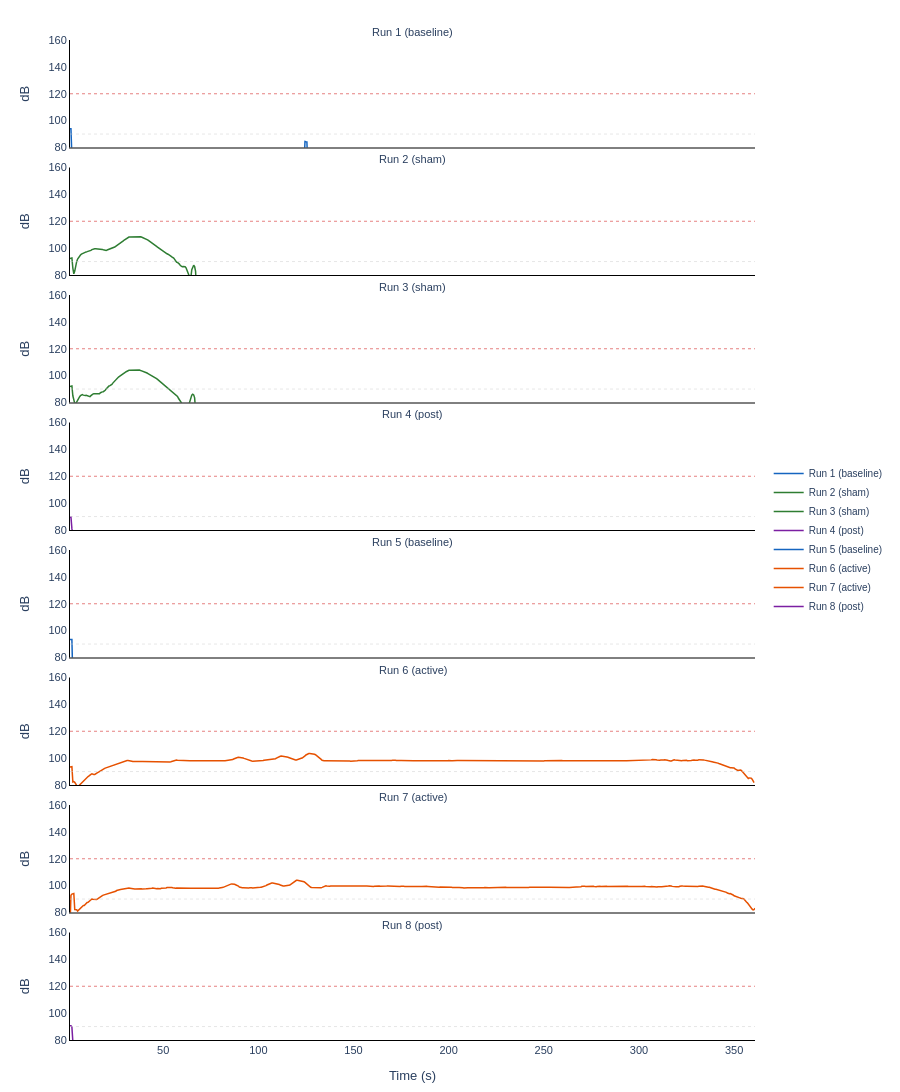

Source (notebook cell):
### Code cell
# =============================================================================
# 2b. 6 Hz Stimulation Artifact Timecourse — Verify Active vs Sham
# =============================================================================
#
# WHY THIS MATTERS:
# A whole-run PSD cannot distinguish sustained active stimulation from
# a brief sham ramp — even 30-45 seconds of artifact at 60+ dB above
# background dominates the Welch average. This time-resolved plot shows
# 6 Hz power in 2-second windows across each run, making the difference
# between sham (brief spike at start) and active (sustained plateau)
# immediately visible.
#
# HOW TO READ:
# - Baseline (~88-90 dB): no stimulation artifact, just background EEG
# - Sham ramp (~150 dB for ~30-45s, then back to baseline): protocol
#   delivers brief ramp-up/ramp-down to mimic active sensation
# - Active (~150-152 dB sustained for full 6 min): real stimulation
# - The 30s ramp-up and ramp-down periods are visible as slopes at the
#   start and end of active runs
#
# This plot also serves as a protocol compliance check — if a "sham" run
# shows sustained 6 Hz power, the wrong protocol was loaded in NIC2.

from scipy import signal as sig

available_runs = sorted(all_runs.keys())
n_runs = len(available_runs)

fig = make_subplots(
    rows=n_runs, cols=1, shared_xaxes=True, vertical_spacing=0.02,
    subplot_titles=[f'Run {r} ({all_runs[r]["condition"]})'
                    for r in available_runs],
)

condition_colors = {
    'baseline': '#1565C0',
    'sham':     '#2E7D32',
    'active':   '#E65100',
    'post':     '#7B1FA2',
}

for i, run_num in enumerate(available_runs):
    nic2 = all_runs[run_num]
    condition = nic2['condition']
    eeg = nic2['eeg'][:, EEG_CH_IDX[0]]  # F4
    
    # Spectrogram: 2-second windows, 0.5s step
    f, t_spec, Sxx = sig.spectrogram(
        sig.detrend(eeg), fs=FS,
        nperseg=1000, noverlap=750, scaling='density',
    )
    
    # Extract 6 Hz band power over time
    six_hz = (f >= 5.5) & (f <= 6.5)
    six_hz_power = 10 * np.log10(np.mean(Sxx[six_hz, :], axis=0) + 1e-30)
    
    color = condition_colors.get(condition, '#999999')
    
    fig.add_trace(go.Scatter(
        x=t_spec, y=six_hz_power,
        mode='lines', line=dict(color=color, width=1.5),
        name=f'Run {run_num} ({condition})',
        hovertemplate='%{x:.0f}s: %{y:.1f} dB<extra></extra>',
    ), row=i+1, col=1)
    
    # Baseline reference line (typical background level)
    fig.add_hline(y=90, line=dict(color='#CCCCCC', width=0.5, dash='dot'),
                  row=i+1, col=1)
    
    # Active threshold reference
    fig.add_hline(y=120, line=dict(color='#CC0000', width=0.5, dash='dot'),
                  row=i+1, col=1)
    
    fig.update_yaxes(range=[80, 160], title_text='dB', row=i+1, col=1)

fig.update_xaxes(title_text='Time (s)', row=n_runs, col=1)

fig.update_layout(
    height=140 * n_runs, width=900,
    template='plotly_white',
    margin=dict(l=70, r=40, t=40, b=50),
    font=dict(family='Arial', size=11),
    legend=dict(x=1.02, y=0.5, font=dict(size=10)),
)

for ann in fig.layout.annotations:
    ann.update(font_size=11)

fig.update_xaxes(showgrid=False, showline=True, linewidth=1, linecolor='black')
fig.update_yaxes(showgrid=False, showline=True, linewidth=1, linecolor='black')

fig.show(config=dict(toImageButtonOptions=dict(
    filename=f'six_hz_timecourse_sub-{SUBJECT_ID}')))

# ---- Print summary table ----
print(f'\nsub-{SUBJECT_ID} — 6 Hz Power Summary (F4)')
print(f'{"Run":>4} {"Condition":>10} {"First 45s":>10} {"Middle":>10} {"Last 45s":>10} {"Stim?":>8}')
print('-' * 55)
for run_num in available_runs:
    nic2 = all_runs[run_num]
    eeg = nic2['eeg'][:, EEG_CH_IDX[0]]
    f, t_spec, Sxx = sig.spectrogram(
        sig.detrend(eeg), fs=FS, nperseg=1000, noverlap=750, scaling='density')
    six_hz = (f >= 5.5) & (f <= 6.5)
    p = 10 * np.log10(np.mean(Sxx[six_hz, :], axis=0) + 1e-30)
    
    duration = t_spec[-1]
    early = np.mean(p[t_spec <= 45])
    middle = np.mean(p[(t_spec >= 60) & (t_spec <= 300)])
    late = np.mean(p[t_spec >= (duration - 45)])
    
    # Classify based on middle-run power
    if middle > 120:
        stim_label = 'ACTIVE'
    elif early > 120:
        stim_label = 'SHAM'
    else:
        stim_label = 'NONE'
    
    print(f'{run_num:>4} {nic2["condition"]:>10} {early:>9.1f} {middle:>9.1f} {late:>9.1f} {stim_label:>8}')

### Figure 1 — Plotly figure (JSON) as saved in the notebook; plotly's stock layout.template omitted (floating-point values rounded to 4 significant figures; data arrays with more than 128 entries replaced by an {"elided": "..."} marker saying what was removed)
{"data": [{"hovertemplate": "%{x:.0f}s: %{y:.1f} dB<extra></extra>", "line": {"color": "#1565C0", "width": 1.5}, "mode": "lines", "name": "Run 1 (baseline)", "type": "scatter", "x": {"elided": "719 float values"}, "xaxis": "x", "y": {"elided": "719 float values"}, "yaxis": "y"}, {"hovertemplate": "%{x:.0f}s: %{y:.1f} dB<extra></extra>", "line": {"color": "#2E7D32", "width": 1.5}, "mode": "lines", "name": "Run 2 (sham)", "type": "scatter", "x": {"elided": "718 float values"}, "xaxis": "x2", "y": {"elided": "718 float values"}, "yaxis": "y2"}, {"hovertemplate": "%{x:.0f}s: %{y:.1f} dB<extra></extra>", "line": {"color": "#2E7D32", "width": 1.5}, "mode": "lines", "name": "Run 3 (sham)", "type": "scatter", "x": {"elided": "719 float values"}, "xaxis": "x3", "y": {"elided": "719 float values"}, "yaxis": "y3"}, {"hovertemplate": "%{x:.0f}s: %{y:.1f} dB<extra></extra>", "line": {"color": "#7B1FA2", "width": 1.5}, "mode": "lines", "name": "Run 4 (post)", "type": "scatter", "x": {"elided": "719 float values"}, "xaxis": "x4", "y": {"elided": "719 float values"}, "yaxis": "y4"}, {"hovertemplate": "%{x:.0f}s: %{y:.1f} dB<extra></extra>", "line": {"color": "#1565C0", "width": 1.5}, "mode": "lines", "name": "Run 5 (baseline)", "type": "scatter", "x": {"elided": "719 float values"}, "xaxis": "x5", "y": {"elided": "719 float values"}, "yaxis": "y5"}, {"hovertemplate": "%{x:.0f}s: %{y:.1f} dB<extra></extra>", "line": {"color": "#E65100", "width": 1.5}, "mode": "lines", "name": "Run 6 (active)", "type": "scatter", "x": {"elided": "720 float values"}, "xaxis": "x6", "y": {"elided": "720 float values"}, "yaxis": "y6"}, {"hovertemplate": "%{x:.0f}s: %{y:.1f} dB<extra></extra>", "line": {"color": "#E65100", "width": 1.5}, "mode": "lines", "name": "Run 7 (active)", "type": "scatter", "x": {"elided": "721 float values"}, "xaxis": "x7", "y": {"elided": "721 float values"}, "yaxis": "y7"}, {"hovertemplate": "%{x:.0f}s: %{y:.1f} dB<extra></extra>", "line": {"color": "#7B1FA2", "width": 1.5}, "mode": "lines", "name": "Run 8 (post)", "type": "scatter", "x": {"elided": "719 float values"}, "xaxis": "x8", "y": {"elided": "719 float values"}, "yaxis": "y8"}], "layout": {"annotations": [{"font": {"size": 11}, "showarrow": false, "text": "Run 1 (baseline)", "x": 0.5, "xanchor": "center", "xref": "paper", "y": 1, "yanchor": "bottom", "yref": "paper"}, {"font": {"size": 11}, "showarrow": false, "text": "Run 2 (sham)", "x": 0.5, "xanchor": "center", "xref": "paper", "y": 0.8725, "yanchor": "bottom", "yref": "paper"}, {"font": {"size": 11}, "showarrow": false, "text": "Run 3 (sham)", "x": 0.5, "xanchor": "center", "xref": "paper", "y": 0.745, "yanchor": "bottom", "yref": "paper"}, {"font": {"size": 11}, "showarrow": false, "text": "Run 4 (post)", "x": 0.5, "xanchor": "center", "xref": "paper", "y": 0.6175, "yanchor": "bottom", "yref": "paper"}, {"font": {"size": 11}, "showarrow": false, "text": "Run 5 (baseline)", "x": 0.5, "xanchor": "center", "xref": "paper", "y": 0.49, "yanchor": "bottom", "yref": "paper"}, {"font": {"size": 11}, "showarrow": false, "text": "Run 6 (active)", "x": 0.5, "xanchor": "center", "xref": "paper", "y": 0.3625, "yanchor": "bottom", "yref": "paper"}, {"font": {"size": 11}, "showarrow": false, "text": "Run 7 (active)", "x": 0.5, "xanchor": "center", "xref": "paper", "y": 0.235, "yanchor": "bottom", "yref": "paper"}, {"font": {"size": 11}, "showarrow": false, "text": "Run 8 (post)", "x": 0.5, "xanchor": "center", "xref": "paper", "y": 0.1075, "yanchor": "bottom", "yref": "paper"}], "font": {"family": "Arial", "size": 11}, "height": 1120, "legend": {"font": {"size": 10}, "x": 1.02, "y": 0.5}, "margin": {"b": 50, "l": 70, "r": 40, "t": 40}, "shapes": [{"line": {"color": "#CCCCCC", "dash": "dot", "width": 0.5}, "type": "line", "x0": 0, "x1": 1, "xref": "x domain", "y0": 90, "y1": 90, "yref": "y"}, {"line": {"color": "#CC0000", "dash": "dot", "width": 0.5}, "type": "line", "x0": 0, "x1": 1, "xref": "x domain", "y0": 120, "y1": 120, "yref": "y"}, {"line": {"color": "#CCCCCC", "dash": "dot", "width": 0.5}, "type": "line", "x0": 0, "x1": 1, "xref": "x2 domain", "y0": 90, "y1": 90, "yref": "y2"}, {"line": {"color": "#CC0000", "dash": "dot", "width": 0.5}, "type": "line", "x0": 0, "x1": 1, "xref": "x2 domain", "y0": 120, "y1": 120, "yref": "y2"}, {"line": {"color": "#CCCCCC", "dash": "dot", "width": 0.5}, "type": "line", "x0": 0, "x1": 1, "xref": "x3 domain", "y0": 90, "y1": 90, "yref": "y3"}, {"line": {"color": "#CC0000", "dash": "dot", "width": 0.5}, "type": "line", "x0": 0, "x1": 1, "xref": "x3 domain", "y0": 120, "y1": 120, "yref": "y3"}, {"line": {"color": "#CCCCCC", "dash": "dot", "width": 0.5}, "type": "line", "x0": 0, "x1": 1, "xref": "x4 domain", "y0": 90, "y1": 90, "yref": "y4"}, {"line": {"color": "#CC0000", "dash": "dot", "width": 0.5}, "type": "line", "x0": 0, "x1": 1, "xref": "x4 domain", "y0": 120, "y1": 120, "yref": "y4"}, {"line": {"color": "#CCCCCC", "dash": "dot", "width": 0.5}, "type": "line", "x0": 0, "x1": 1, "xref": "x5 domain", "y0": 90, "y1": 90, "yref": "y5"}, {"line": {"color": "#CC0000", "dash": "dot", "width": 0.5}, "type": "line", "x0": 0, "x1": 1, "xref": "x5 domain", "y0": 120, "y1": 120, "yref": "y5"}, {"line": {"color": "#CCCCCC", "dash": "dot", "width": 0.5}, "type": "line", "x0": 0, "x1": 1, "xref": "x6 domain", "y0": 90, "y1": 90, "yref": "y6"}, {"line": {"color": "#CC0000", "dash": "dot", "width": 0.5}, "type": "line", "x0": 0, "x1": 1, "xref": "x6 domain", "y0": 120, "y1": 120, "yref": "y6"}, {"line": {"color": "#CCCCCC", "dash": "dot", "width": 0.5}, "type": "line", "x0": 0, "x1": 1, "xref": "x7 domain", "y0": 90, "y1": 90, "yref": "y7"}, {"line": {"color": "#CC0000", "dash": "dot", "width": 0.5}, "type": "line", "x0": 0, "x1": 1, "xref": "x7 domain", "y0": 120, "y1": 120, "yref": "y7"}, {"line": {"color": "#CCCCCC", "dash": "dot", "width": 0.5}, "type": "line", "x0": 0, "x1": 1, "xref": "x8 domain", "y0": 90, "y1": 90, "yref": "y8"}, {"line": {"color": "#CC0000", "dash": "dot", "width": 0.5}, "type": "line", "x0": 0, "x1": 1, "xref": "x8 domain", "y0": 120, "y1": 120, "yref": "y8"}], "width": 900, "xaxis": {"anchor": "y", "autorange": true, "domain": [0, 1], "linecolor": "black", "linewidth": 1, "matches": "x8", "range": [1, 361], "showgrid": false, "showline": true, "showticklabels": false, "type": "linear"}, "xaxis2": {"anchor": "y2", "autorange": true, "domain": [0, 1], "linecolor": "black", "linewidth": 1, "matches": "x8", "range": [1, 361], "showgrid": false, "showline": true, "showticklabels": false, "type": "linear"}, "xaxis3": {"anchor": "y3", "autorange": true, "domain": [0, 1], "linecolor": "black", "linewidth": 1, "matches": "x8", "range": [1, 361], "showgrid": false, "showline": true, "showticklabels": false, "type": "linear"}, "xaxis4": {"anchor": "y4", "autorange": true, "domain": [0, 1], "linecolor": "black", "linewidth": 1, "matches": "x8", "range": [1, 361], "showgrid": false, "showline": true, "showticklabels": false, "type": "linear"}, "xaxis5": {"anchor": "y5", "autorange": true, "domain": [0, 1], "linecolor": "black", "linewidth": 1, "matches": "x8", "range": [1, 361], "showgrid": false, "showline": true, "showticklabels": false, "type": "linear"}, "xaxis6": {"anchor": "y6", "autorange": true, "domain": [0, 1], "linecolor": "black", "linewidth": 1, "matches": "x8", "range": [1, 361], "showgrid": false, "showline": true, "showticklabels": false, "type": "linear"}, "xaxis7": {"anchor": "y7", "autorange": true, "domain": [0, 1], "linecolor": "black", "linewidth": 1, "matches": "x8", "range": [1, 361], "showgrid": false, "showline": true, "showticklabels": false, "type": "linear"}, "xaxis8": {"anchor": "y8", "autorange": true, "domain": [0, 1], "linecolor": "black", "linewidth": 1, "range": [1, 361], "showgrid": false, "showline": true, "title": {"text": "Time (s)"}, "type": "linear"}, "yaxis": {"anchor": "x", "domain": [0.8925, 1], "linecolor": "black", "linewidth": 1, "range": [80, 160], "showgrid": false, "showline": true, "title": {"text": "dB"}, "type": "linear"}, "yaxis2": {"anchor": "x2", "domain": [0.765, 0.8725], "linecolor": "black", "linewidth": 1, "range": [80, 160], "showgrid": false, "showline": true, "title": {"text": "dB"}, "type": "linear"}, "yaxis3": {"anchor": "x3", "domain": [0.6375, 0.745], "linecolor": "black", "linewidth": 1, "range": [80, 160], "showgrid": false, "showline": true, "title": {"text": "dB"}, "type": "linear"}, "yaxis4": {"anchor": "x4", "domain": [0.51, 0.6175], "linecolor": "black", "linewidth": 1, "range": [80, 160], "showgrid": false, "showline": true, "title": {"text": "dB"}, "type": "linear"}, "yaxis5": {"anchor": "x5", "domain": [0.3825, 0.49], "linecolor": "black", "linewidth": 1, "range": [80, 160], "showgrid": false, "showline": true, "title": {"text": "dB"}, "type": "linear"}, "yaxis6": {"anchor": "x6", "domain": [0.255, 0.3625], "linecolor": "black", "linewidth": 1, "range": [80, 160], "showgrid": false, "showline": true, "title": {"text": "dB"}, "type": "linear"}, "yaxis7": {"anchor": "x7", "domain": [0.1275, 0.235], "linecolor": "black", "linewidth": 1, "range": [80, 160], "showgrid": false, "showline": true, "title": {"text": "dB"}, "type": "linear"}, "yaxis8": {"anchor": "x8", "domain": [0, 0.1075], "linecolor": "black", "linewidth": 1, "range": [80, 160], "showgrid": false, "showline": true, "title": {"text": "dB"}, "type": "linear"}}}
